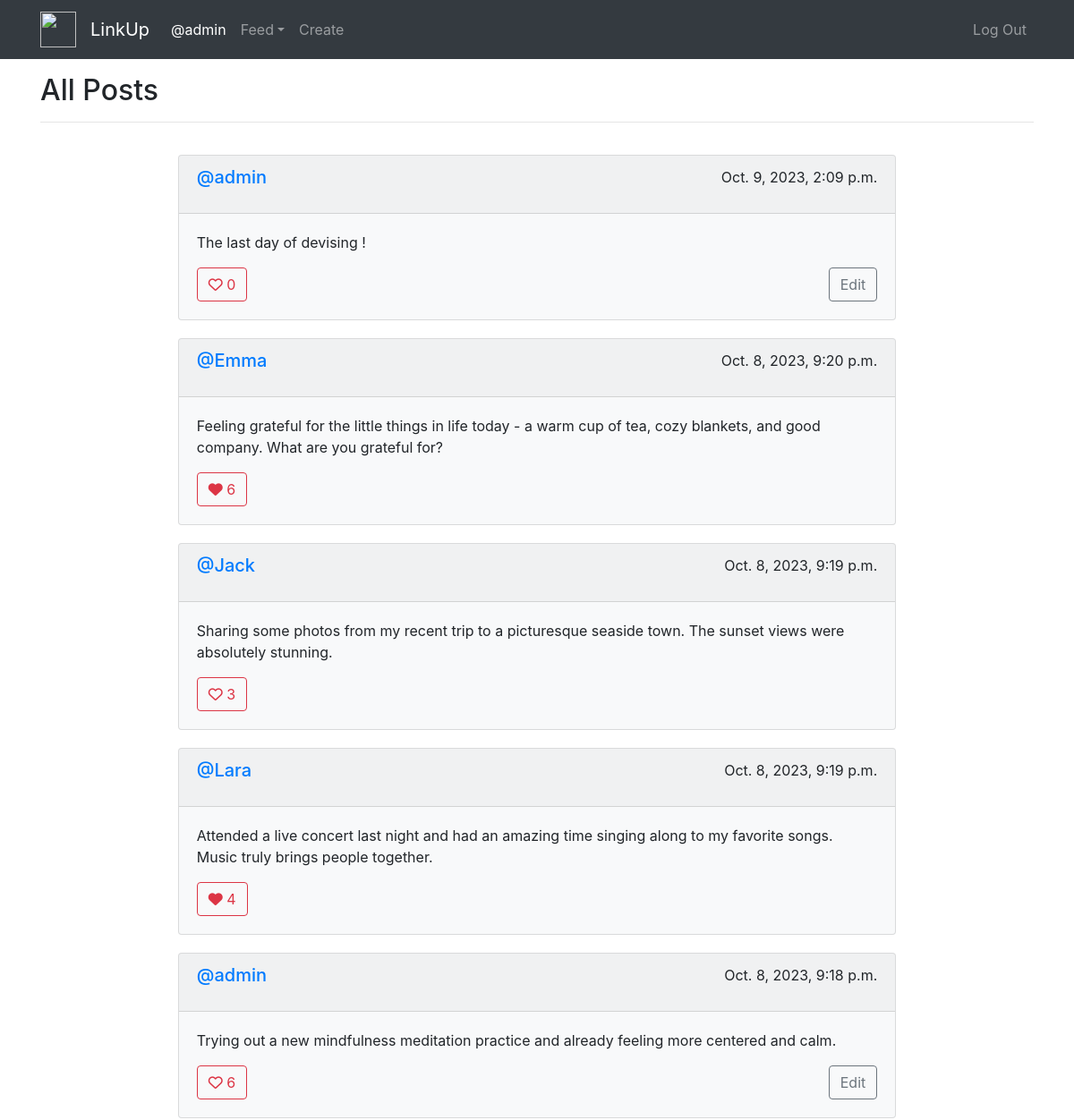
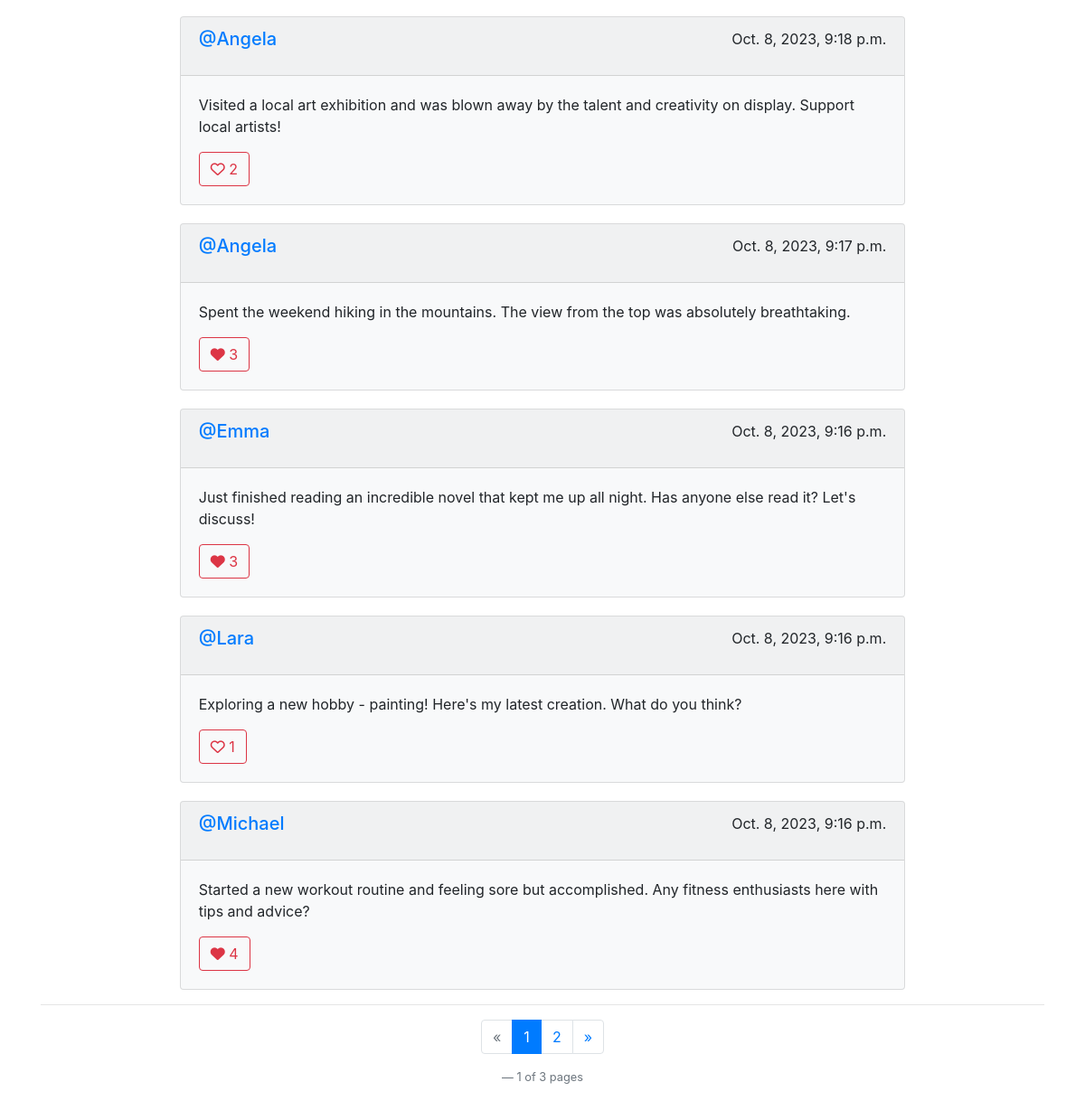
/all (signed in), run on the app's committed database (2 pictures, top to bottom).
### network/models.py (models this page shows, shortened)
class User(AbstractUser):
    followers = models.ManyToManyField('self',blank=True,related_name='user_followers',symmetrical=False)
    following = models.ManyToManyField('self',blank=True,related_name='user_following',symmetrical=False)

class Post(models.Model):
    user = models.ForeignKey("User", on_delete=models.CASCADE, related_name="author")
    body = models.TextField(blank=True)
    timestamp = models.DateTimeField(auto_now_add=True)
    likes = models.ManyToManyField(User, blank=True, related_name="likes")

### network/views.py (the view)
# urls.py: path("all", views.allposts, name="allposts"),
def allposts(request):
    p = Paginator(Post.objects.all().order_by("-timestamp").all(), 10)
    page = request.GET.get('page')
    posts = p.get_page(page)
    liked_posts = get_liked_posts(request)
    return render(request, "network/allPosts.html", {
        "posts": posts,
        "liked_posts": liked_posts
    })

### network/views.py (called while the page is built)
def get_liked_posts(request):
    liked_posts = []
    if request.user.is_authenticated:
        current_user = request.user
        liked_posts = current_user.likes.values_list('id', flat=True)
    return liked_posts

### network/templates/network/allPosts.html (shortened to what this page needs)
{% extends "network/layout.html" %}
{% load static %}
{% block body %}
<div class="container mt-3">
    <div class="body">
        {% if PostsFromFollowing %}
            <h2>Following</h2>
        {% else %}
            <h2>All Posts</h2>
        {% endif %}
        <hr>
        <div class="container w-75">
            <div class="row g-3">
                {% for post in posts %}
                    <div class="col-12 col-md-12 col-lg-12" style="margin-top: 20px;">
                        <div class="card bg-light">
                            <div class="space-for-buttons card-header">
                                <h5><a href="{% url 'user' post.user.id %}">@{{ post.user }}</a></h5>
                                <p>{{ post.timestamp }}</p>
                            </div>
                            <div class="card-body">
                                <p class="card-text" id="card-text-{{ post.id }}">{{ post.body }}</p>
                                <div class="space-for-buttons">
                                {% if request.user.is_authenticated %}
                                    <button type="button" class="btn btn-outline-danger" value="{{ post.id }}" id="button-like-{{ post.id }}">
                                        {% if post.id in liked_posts %}
                                            <i class="fa-solid fa-heart" id="{{ post.id }}"></i>
                                        {% else %}
                                            <i class="fa-regular fa-heart" id="{{ post.id }}"></i>
                                        {% endif %}
                                        <span id="like-count-{{ post.id }}">{{ post.likes.count }}</span>
                                    </button>
                                {% else %}
                                    <button type="button" class="btn btn-outline-danger">
                                        <i class="fa-regular fa-heart"></i>
                                        {{ post.likes.count }}
                                    </button>
                                {% endif %}
                                {% if request.user.is_authenticated %}
                                    {% if request.user == post.user %}
                                        <button class="btn btn-outline-secondary editing" data-id="{{ post.id }}" id="button-edit-{{ post.id }}">Edit</button>
                                    {% endif %}
                                {% endif %}
                                </div>
                            </div>
                        </div>
                    </div>
                {% empty %}
                    <li>No posts yet</li>
                {% endfor %}
            </div>
        </div>
        {% if posts.paginator.num_pages > 0 %}
            <hr>
            <nav aria-label="Page navigation example">
                <ul class="pagination justify-content-center">
                    {% if posts.has_previous %}
                        <li class="page-item">
                            <a class="page-link" href="?page={{ posts.previous_page_number }}" aria-label="Previous">
                            <span aria-hidden="true">&laquo;</span>
                            </a>
                        </li>
                    {% else %}
                        <li class="page-item disabled">
                            <a class="page-link" href="#" aria-label="Previous">
                            <span aria-hidden="true">&laquo;</span>
                            </a>
                        </li>
                    {% endif %}
                    {% for i in posts.paginator.page_range %}
                        {% if i == posts.number %}
                            <li class="page-item active" aria-current="page">
                                <span class="page-link">{{ i }}</span>
                            </li>
                        {% elif i > posts.number|add:'-2' and i < posts.number|add:'2' %}
                            <li class="page-item"><a class="page-link" href="?page={{ i }}">{{ i }}</a></li>
                        {% endif %}
                    {% endfor %}
                    {% if posts.has_next %}
                        <li class="page-item">
                            <a class="page-link" href="?page={{ posts.next_page_number }}" aria-label="Next">
                                <span aria-hidden="true">&raquo;</span>
                            </a>
                        </li>
                    {% else %}
                        <li class="page-item disabled">
                            <a class="page-link" href="#" aria-label="Next">
                                <span aria-hidden="true">&raquo;</span>
                            </a>
                        </li>
                    {% endif %}
                </ul>
                {% if posts.paginator.num_pages > 1 %}
                    <p class="blockquote-footer justify-content-center text-center">{{ posts.number}} of {{ posts.paginator.num_pages }} pages</p>
                {% endif %}
            </nav>
        {% endif %}
    </div>
</div>
{% endblock %}

### network/templates/network/layout.html (shortened to what this page needs)
{% load static %}
<!DOCTYPE html>
<html lang="en">
    <head>
        <link rel="stylesheet" href="https://stackpath.bootstrapcdn.com/bootstrap/4.4.1/css/bootstrap.min.css">
        <link href="{% static 'network/styles.css' %}" rel="stylesheet">
    </head>
    <body>
        <nav class="navbar navbar-expand-sm navbar-dark bg-dark" aria-label="Eighth navbar example">
            <div class="container">
                <a class="navbar-brand" href="#">
                    <img src="{% static 'network/images/network.png' %}" alt="" width="40" height="40">
                </a>
                <a class="navbar-brand" href="{% url 'index' %}">LinkUp</a>
                <div class="collapse navbar-collapse" id="navbarsExample07">
                    <ul class="navbar-nav me-auto mb-2 mb-lg-0">
                        {% if user.is_authenticated %}
                            <li class="nav-item">
                                <a class="nav-link active" aria-current="page" href="{% url 'profile' %}">@{{ request.user.username }}</a>
                            </li>
                        {% endif %}
                        <li class="nav-item dropdown">
                            <a class="nav-link dropdown-toggle" href="#" id="dropdown04" data-bs-toggle="dropdown" aria-expanded="false">Feed</a>
                        </li>
                        {% if user.is_authenticated %}
                            <li class="nav-item">
                                <a class="nav-link" data-bs-toggle="modal" data-bs-target="#createPost" href="#">Create</a>
                            </li>
                        {% endif %}
                    </ul>
                    <ul class="navbar-nav me-auto mb-2 mb-lg-0 ml-auto">
                        {% if user.is_authenticated %}
                            <li class="nav-item">
                                <a class="nav-link" href="{% url 'logout' %}" tabindex="-1">Log Out</a>
                            </li>
                        {% endif %}
                    </ul>
                </div>
            </div>
        </nav>
        {% block body %}
        {% endblock %}
    </body>
</html>

### network/static/network/styles.css (style rules this page uses)
.space-for-buttons { display: flex; justify-content: space-between; }

### data on the page
User: user.username "admin"
Post: user "admin", timestamp "Oct. 9, 2023, 2:09 p.m.", body "The last day of devising !", likes.count "0"
Post: user "Emma", timestamp "Oct. 8, 2023, 9:20 p.m.", body "Feeling grateful for the little things in life today - a warm cup of tea, cozy blankets, and good company. What are you grateful for?", likes.count "6"
Post: user "Jack", timestamp "Oct. 8, 2023, 9:19 p.m.", body "Sharing some photos from my recent trip to a picturesque seaside town. The sunset views were absolutely stunning.", likes.count "3"
Post: user "Lara", timestamp "Oct. 8, 2023, 9:19 p.m.", body "Attended a live concert last night and had an amazing time singing along to my favorite songs. Music truly brings people together.", likes.count "4"
Post: user "admin", timestamp "Oct. 8, 2023, 9:18 p.m.", body "Trying out a new mindfulness meditation practice and already feeling more centered and calm.", likes.count "6"
Post: user "Angela", timestamp "Oct. 8, 2023, 9:18 p.m.", body "Visited a local art exhibition and was blown away by the talent and creativity on display. Support local artists!", likes.count "2"
Post: user "Angela", timestamp "Oct. 8, 2023, 9:17 p.m.", body "Spent the weekend hiking in the mountains. The view from the top was absolutely breathtaking.", likes.count "3"
Post: user "Emma", timestamp "Oct. 8, 2023, 9:16 p.m.", body "Just finished reading an incredible novel that kept me up all night. Has anyone else read it? Let's discuss!", likes.count "3"
Post: user "Lara", timestamp "Oct. 8, 2023, 9:16 p.m.", body "Exploring a new hobby - painting! Here's my latest creation. What do you think?", likes.count "1"
Post: user "Michael", timestamp "Oct. 8, 2023, 9:16 p.m.", body "Started a new workout routine and feeling sore but accomplished. Any fitness enthusiasts here with tips and advice?", likes.count "4"

### other printed values
{{ i }} "1"
{{ i }} "2"
{{ posts.number }} "1"
{{ posts.paginator.num_pages }} "3"
